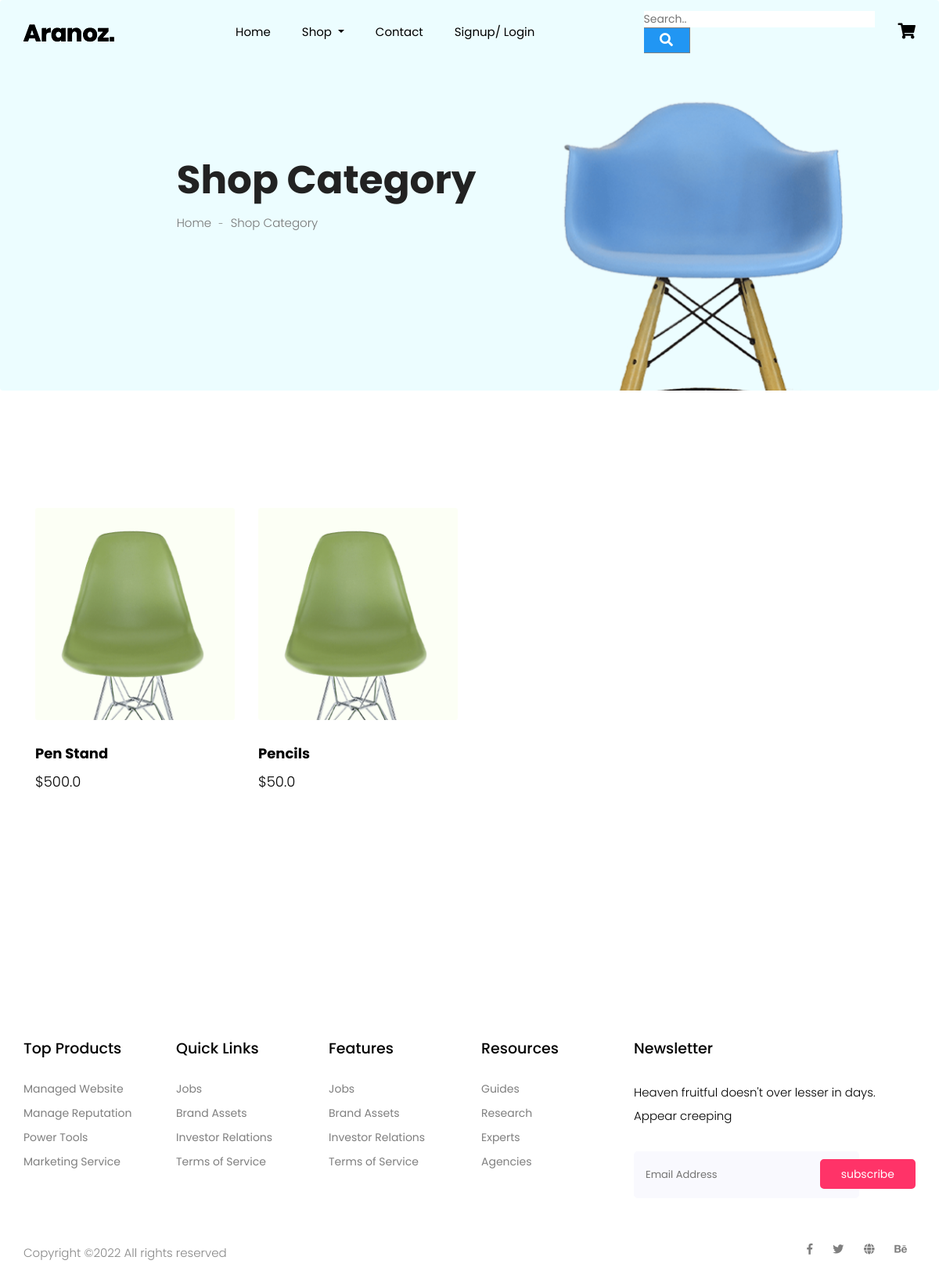
The page /category on the database its author committed.
### Website/models.py (models this page shows)
class Add_Productt(db.Model):
    idd = db.Column(db.Integer, primary_key = True)
    title = db.Column(db.String(200))
    price = db.Column(db.Float(20))
    description = db.Column(db.String(2000))
    quantity = db.Column(db.Integer)

### Website/auth.py (the view)
@auth.route('/category')
def category():
    add_product = Add_Productt.query.all()
    return render_template("category.html", user=current_user, add_product = add_product)

### Website/templates/category.html (shortened to what this page needs)
{% extends "base.html" %}
{% block content %}
    <section class="breadcrumb breadcrumb_bg">
        <div class="container">
            <div class="row justify-content-center">
                <div class="col-lg-8">
                    <div class="breadcrumb_iner">
                        <div class="breadcrumb_iner_item">
                            <h2>Shop Category</h2>
                            <p>Home <span>-</span> Shop Category</p>
                        </div>
                    </div>
                </div>
            </div>
        </div>
    </section>
    <section class="cat_product_area section_padding">
        <div class="container">
                <div class="col-lg-9">
                    <div class="row">
                        <div class="col-lg-12">
                            <div class="product_top_bar d-flex justify-content-between align-items-center">
                            </div>
                        </div>
                    </div>
                    <div class="row align-items-center latest_product_inner" style="padding-left: 10 px;">
                        {% for i in add_product %}
                        <div class="col-lg-4 col-sm-6">
                            <div class="single_product_item">
                                <img src="{{ url_for('static', filename='img/product/product_1.png') }}" alt="">
                                <div class="single_product_text">
                                    <h4>{{i.title}}</h4>
                                    <h3>${{i.price}}</h3>
                                </div>
                            </div>
                        </div>
                        {% endfor %}
                    </div>
                </div>
            </div>
    </section>
    {% endblock %}

### Website/templates/base.html (shortened to what this page needs)
<!doctype html>
<html lang="zxx">
<head>
    <link rel="stylesheet" href="{{ url_for('static', filename='css/bootstrap.min.css') }}">
    <link rel="stylesheet" href="{{ url_for('static', filename='css/animate.css') }}">
    <link rel="stylesheet" href="{{ url_for('static', filename='css/owl.carousel.min.css') }}">
    <link rel="stylesheet" href="{{ url_for('static', filename='css/all.css') }}">
    <link rel="stylesheet" href="{{ url_for('static', filename='css/flaticon.css') }}">
    <link rel="stylesheet" href="{{ url_for('static', filename='css/themify-icons.css') }}">
    <link rel="stylesheet" href="{{ url_for('static', filename='css/magnific-popup.css') }}">
    <link rel="stylesheet" href="{{ url_for('static', filename='css/slick.css') }}">
    <link rel="stylesheet" href="{{ url_for('static', filename='css/style.css') }}">
    <link rel="stylesheet" href="{{ url_for('static', filename='vendor/mdi-font/css/material-design-iconic-font.min.css') }}">
    <link rel="stylesheet" href="{{ url_for('static', filename='vendor/font-awesome-4.7/css/font-awesome.min.css') }}">
    <link rel="stylesheet" href="{{ url_for('static', filename='vendor/select2/select2.min.css') }}">
    <link rel="stylesheet" href="{{ url_for('static', filename='vendor/datepicker/daterangepicker.css') }}">
    <link rel="stylesheet" href="{{ url_for('static', filename='css/main.css') }}">
    <link rel="stylesheet" href="{{ url_for('static', filename='css/bootstrap.min.css') }}">
    <link rel="stylesheet" href="{{ url_for('static', filename='css/animate.css') }}">
    <link rel="stylesheet" href="{{ url_for('static', filename='css/owl.carousel.min.css') }}">
    <link rel="stylesheet" href="{{ url_for('static', filename='css/all.css') }}">
    <link rel="stylesheet" href="{{ url_for('static', filename='css/flaticon.css') }}">
    <link rel="stylesheet" href="{{ url_for('static', filename='css/themify-icons.css') }}">
    <link rel="stylesheet" href="{{ url_for('static', filename='css/magnific-popup.css') }}">
    <link rel="stylesheet" href="{{ url_for('static', filename='css/slick.css') }}">
    <link rel="stylesheet" href="{{ url_for('static', filename='css/style.css') }}">
</head>
<body>
    <header class="main_menu home_menu">
        <div class="container">
            <div class="row align-items-center">
                <div class="col-lg-12">
                    <nav class="navbar navbar-expand-lg navbar-light">
                        <a class="navbar-brand" href="/"> <img src="{{ url_for('static', filename='img/logo.png') }}" alt="Logo"> </a>
                        <div class="collapse navbar-collapse main-menu-item" id="navbarSupportedContent">
                            <ul class="navbar-nav">
                                <li class="nav-item">
                                    <a class="nav-link" href="/">Home</a>
                                </li>
                                <li class="nav-item dropdown">
                                    <a class="nav-link dropdown-toggle" href="blog.html" id="navbarDropdown_1"
                                        role="button" data-toggle="dropdown" aria-haspopup="true" aria-expanded="false">
                                        Shop
                                    </a>
                                </li>
                                <li class="nav-item">
                                    <a class="nav-link" href="contact">Contact</a>
                                </li>
                                {% if user.is_authenticated %}
                                <li class="nav-item">
                                    <a class="nav-link" href="logout">Logout</a>
                                </li>
                                    {% if user.id == 9 %}
                                    <li class="nav-item">
                                      <a class="nav-link" href="admin">Admin</a>
                                    </li>
                                    {% endif %}
                                {% else %}
                                <li class="nav-item">
                                    <a class="nav-link" href="login">Signup/ Login</a>
                                </li>
                                {% endif %}
                            </ul>
                        </div>
                        <form class="example" method = "POST" action="{{url_for('auth.search')}}" style="margin:auto;max-width:300px">
                          <input type="search" placeholder="Search.." name="searched">
                          <button type="submit"><i class="fa fa-search"></i></button>
                        </form>
                              <a href="cart" id="navbarDropdown3"
                                  aria-haspopup="true" aria-expanded="false">
                                  <i class="fa fa-shopping-cart" aria-hidden="true" style="font-size: 20px;"></i>
                              </a>
                    </nav>
                </div>
            </div>
        </div>
</header>
{% block content %}
{% endblock %}
  <footer class="footer_part">
    <div class="container">
      <div class="row justify-content-around">
        <div class="col-sm-6 col-lg-2">
          <div class="single_footer_part">
            <h4>Top Products</h4>
            <ul class="list-unstyled">
              <li><a href="">Managed Website</a></li>
              <li><a href="">Manage Reputation</a></li>
              <li><a href="">Power Tools</a></li>
              <li><a href="">Marketing Service</a></li>
            </ul>
          </div>
        </div>
        <div class="col-sm-6 col-lg-2">
          <div class="single_footer_part">
            <h4>Quick Links</h4>
            <ul class="list-unstyled">
              <li><a href="">Jobs</a></li>
              <li><a href="">Brand Assets</a></li>
              <li><a href="">Investor Relations</a></li>
              <li><a href="">Terms of Service</a></li>
            </ul>
          </div>
        </div>
        <div class="col-sm-6 col-lg-2">
          <div class="single_footer_part">
            <h4>Features</h4>
            <ul class="list-unstyled">
              <li><a href="">Jobs</a></li>
              <li><a href="">Brand Assets</a></li>
              <li><a href="">Investor Relations</a></li>
              <li><a href="">Terms of Service</a></li>
            </ul>
          </div>
        </div>
        <div class="col-sm-6 col-lg-2">
          <div class="single_footer_part">
            <h4>Resources</h4>
            <ul class="list-unstyled">
              <li><a href="">Guides</a></li>
              <li><a href="">Research</a></li>
              <li><a href="">Experts</a></li>
              <li><a href="">Agencies</a></li>
            </ul>
          </div>
        </div>
        <div class="col-sm-6 col-lg-4">
          <div class="single_footer_part">
            <h4>Newsletter</h4>
            <p>Heaven fruitful doesn't over lesser in days. Appear creeping
            </p>
            <div id="mc_embed_signup">
              <form target="_blank"
                action="https://spondonit.us12.list-manage.com/subscribe/post?u=1462626880ade1ac87bd9c93a&amp;id=92a4423d01"
                method="get" class="subscribe_form relative mail_part">
                <input type="email" name="email" id="newsletter-form-email" placeholder="Email Address"
                  class="placeholder hide-on-focus" onfocus="this.placeholder = ''"
                  onblur="this.placeholder = ' Email Address '">
                <button type="submit" name="submit" id="newsletter-submit"
                  class="email_icon newsletter-submit button-contactForm">subscribe</button>
              </form>
            </div>
          </div>
        </div>
      </div>
    </div>
    <div class="copyright_part">
      <div class="container">
        <div class="row">
          <div class="col-lg-8">
            <div class="copyright_text">
              <P>
Copyright &copy;<script>document.write(new Date().getFullYear());</script> All rights reserved </i>
</P>
            </div>
          </div>
          <div class="col-lg-4">
            <div class="footer_icon social_icon">
              <ul class="list-unstyled">
                <li><a href="#" class="single_social_icon"><i class="fab fa-facebook-f"></i></a></li>
                <li><a href="#" class="single_social_icon"><i class="fab fa-twitter"></i></a></li>
                <li><a href="#" class="single_social_icon"><i class="fas fa-globe"></i></a></li>
                <li><a href="#" class="single_social_icon"><i class="fab fa-behance"></i></a></li>
              </ul>
            </div>
          </div>
        </div>
      </div>
    </div>
  </footer>
</body>
</html>

### Website/static/css/all.css (style rules this page uses)
.fa, .fas, .far, .fal, .fab { -moz-osx-font-smoothing: grayscale; -webkit-font-smoothing: antialiased; display: inline-block; font-style: normal; font-variant: normal; text-rendering: auto; line-height: 1; }
.fa-behance:before { content: "\f1b4"; }
.fa-facebook-f:before { content: "\f39e"; }
.fa-globe:before { content: "\f0ac"; }
.fa-search:before { content: "\f002"; }
.fa-shopping-cart:before { content: "\f07a"; }
.fa-twitter:before { content: "\f099"; }
.fab { font-family: 'Font Awesome 5 Brands'; }
.fa, .fas { font-family: 'Font Awesome 5 Free'; font-weight: 900; }

### Website/static/css/main.css (style rules this page uses)
.row { display: -webkit-box; display: -webkit-flex; display: -moz-box; display: -ms-flexbox; display: flex; -webkit-flex-wrap: wrap; -ms-flex-wrap: wrap; flex-wrap: wrap; }
html { -webkit-box-sizing: border-box; -moz-box-sizing: border-box; box-sizing: border-box; }
* { padding: 0; margin: 0; }
*, *:before, *:after { -webkit-box-sizing: inherit; -moz-box-sizing: inherit; box-sizing: inherit; }
body, h1, h2, h3, h4, h5, h6, blockquote, p, pre, dl, dd, ol, ul, figure, hr, fieldset, legend { margin: 0; padding: 0; }
button { outline: none; background: none; border: none; }
body { font-family: "Roboto", "Arial", "Helvetica Neue", sans-serif; font-weight: 400; font-size: 14px; }
h1, h2, h3, h4, h5, h6 { font-weight: 400; }
h2 { font-size: 30px; }
h3 { font-size: 24px; }
h4 { font-size: 18px; }
input { outline: none; margin: 0; border: none; -webkit-box-shadow: none; -moz-box-shadow: none; box-shadow: none; width: 100%; font-size: 14px; font-family: inherit; }

### rows shown on the page
Add_Productt: title "Pen Stand", price "500.0"
Add_Productt: title "Pencils", price "50.0"
